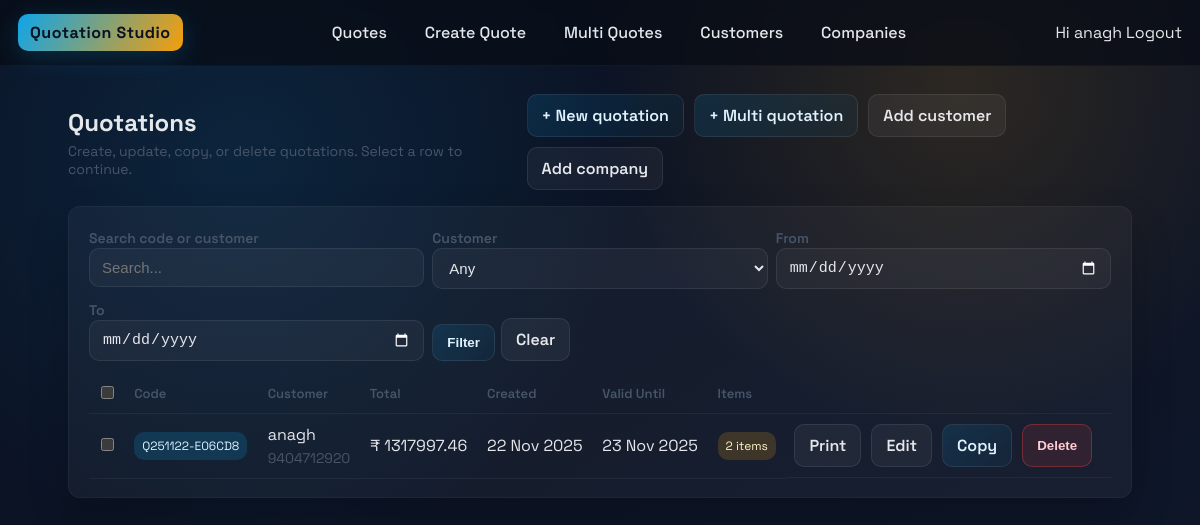
Page / (signed in) on the earlier database version.
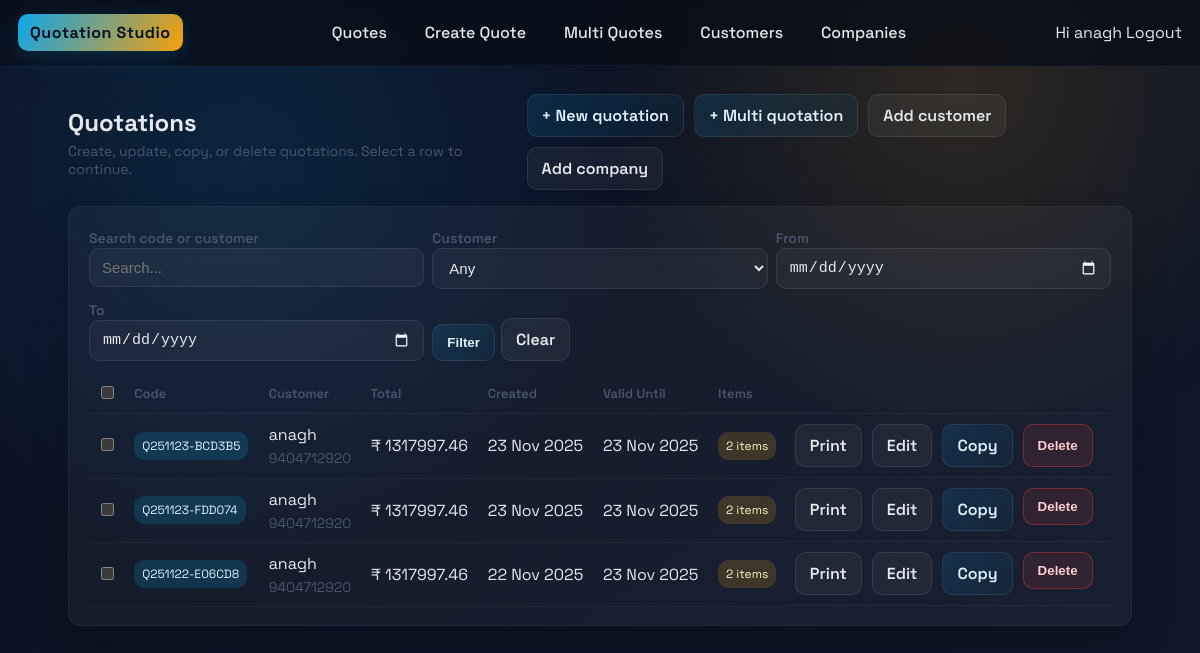
Same page on the later database version.
### quotation_models/models.py (models this page shows, shortened)
class Quotation(models.Model):
    code = models.CharField(max_length=40, unique=True)
    buyer = models.ForeignKey(Buyer, on_delete=models.PROTECT)
    created_by = models.ForeignKey(User, on_delete=models.PROTECT)
    notes = models.TextField(blank=True, default="")
    include_gst = models.BooleanField(default=True)
    currency = models.CharField(max_length=8, default="INR")
    created_at = models.DateTimeField(auto_now_add=True)
    valid_until = models.DateTimeField(null=True, blank=True)
    subtotal = models.DecimalField(max_digits=12, decimal_places=2, default=0)
    tax = models.DecimalField(max_digits=12, decimal_places=2, default=0)
    total = models.DecimalField(max_digits=12, decimal_places=2, default=0)
    class Meta:
        app_label = "quotation_models"

class Buyer(models.Model):
    name = models.CharField(max_length=200)
    phone = models.CharField(max_length=50, blank=True, default="")
    email = models.EmailField(blank=True, null=True)
    address = models.TextField(blank=True, default="")
    gstin = models.CharField(max_length=32, blank=True, default="")
    class Meta:
        app_label = "quotation_models"

### quotations/views.py (the view)
# urls.py: path("", views.quotation_list, name="list"),
@login_required
def quotation_list(request):
    qs = Quotation.objects.filter(created_by=request.user).select_related("buyer").prefetch_related("items").order_by("-created_at")
    q = request.GET.get("q", "").strip()
    buyer_id = request.GET.get("buyer", "").strip()
    date_from = request.GET.get("from", "").strip()
    date_to = request.GET.get("to", "").strip()
    if q:
        qs = qs.filter(code__icontains=q) | qs.filter(buyer__name__icontains=q)
    if buyer_id:
        qs = qs.filter(buyer_id=buyer_id)
    if date_from:
        qs = qs.filter(created_at__date__gte=date_from)
    if date_to:
        qs = qs.filter(created_at__date__lte=date_to)
    buyers = Buyer.objects.order_by("name")
    quotes = qs
    return render(
        request,
        "quotations/quotation_list.html",
        {
            "quotes": quotes,
            "buyers": buyers,
            "q": q,
            "buyer_id": buyer_id,
            "date_from": date_from,
            "date_to": date_to,
        },
    )

### templates/quotations/quotation_list.html (shortened to what this page needs)
{% extends "base.html" %}
{% block content %}
<div class="page-header">
    <div>
        <h1 class="page-title">Quotations</h1>
        <p class="page-subtitle">Create, update, copy, or delete quotations. Select a row to continue.</p>
    </div>
    <div class="actions">
        <a class="btn" href="{% url 'quotations:create' %}">+ New quotation</a>
        <a class="btn" href="{% url 'quotations:multi_create' %}">+ Multi quotation</a>
        <a class="btn-secondary btn" href="{% url 'quotations:buyer_create' %}">Add customer</a>
        <a class="btn-secondary btn" href="{% url 'quotations:company_create' %}">Add company</a>
    </div>
</div>
<div class="panel">
    <form method="get" class="dual" style="margin-bottom:12px; gap:8px;">
        <div>
            <label class="page-subtitle">Search code or customer</label>
            <input type="text" name="q" value="{{ q }}" placeholder="Search..." />
        </div>
        <div>
            <label class="page-subtitle">Customer</label>
            <select name="buyer">
                <option value="">Any</option>
            </select>
        </div>
        <div>
            <label class="page-subtitle">From</label>
            <input type="date" name="from" value="{{ date_from }}">
        </div>
        <div>
            <label class="page-subtitle">To</label>
            <input type="date" name="to" value="{{ date_to }}">
        </div>
        <div style="display:flex; align-items:flex-end; gap:6px;">
            <button class="btn" type="submit">Filter</button>
            <a class="btn-secondary btn" href="{% url 'quotations:list' %}">Clear</a>
        </div>
    </form>
    {% if quotes %}
    <form id="multi-edit-form" method="get" action="{% url 'quotations:multi_edit' %}">
        <table class="table">
            <thead>
                <tr>
                    <th><input type="checkbox" id="select-all"></th>
                    <th>Code</th>
                    <th>Customer</th>
                    <th>Total</th>
                    <th>Created</th>
                    <th>Valid Until</th>
                    <th>Items</th>
                    <th></th>
                </tr>
            </thead>
            <tbody>
                {% for q in quotes %}
                <tr>
                    <td><input type="checkbox" name="ids" value="{{ q.id }}" class="quote-checkbox"></td>
                    <td><span class="tag accent">{{ q.code }}</span></td>
                    <td>
                        <div>{{ q.buyer.name }}</div>
                        <div class="page-subtitle">{{ q.buyer.phone|default:"" }}</div>
                    </td>
                    <td class="amount-cell">₹ {{ q.total }}</td>
                    <td>{{ q.created_at|date:"d M Y" }}</td>
                    <td>{{ q.valid_until|date:"d M Y" }}</td>
                    {% with item_count=q.items.all|length %}
                    <td><span class="tag amber">{{ item_count }} item{{ item_count|pluralize }}</span></td>
                    {% endwith %}
                    <td class="actions">
                        <a class="btn-secondary btn" href="{% url 'quotations:print' q.id %}" target="_blank">Print</a>
                        <a class="btn-secondary btn" href="{% url 'quotations:edit' q.id %}">Edit</a>
                        <a class="btn btn" href="{% url 'quotations:copy' q.id %}">Copy</a>
                        <form method="post" action="{% url 'quotations:delete' q.id %}" style="display:inline" onsubmit="return confirm('Delete this quotation?');">
                            <button class="btn btn-danger" type="submit">Delete</button>
                        </form>
                    </td>
                </tr>
                {% endfor %}
            </tbody>
        </table>
    </form>
    {% else %}
    <div class="empty">
        No quotations yet. Create your first one to get started.
    </div>
    {% endif %}
</div>
{% endblock %}

### templates/base.html (shortened to what this page needs)
{% load static %}
<!DOCTYPE html>
<html lang="en">
<head>
    <link rel="stylesheet" href="{% static 'quotations.css' %}">
</head>
<body>
    <header class="topbar">
        <a class="brand" href="{% url 'quotations:list' %}">Quotation Studio</a>
        <nav class="nav-links">
            <a href="{% url 'quotations:list' %}">Quotes</a>
            <a href="{% url 'quotations:create' %}">Create Quote</a>
            <a href="{% url 'quotations:multi_create' %}">Multi Quotes</a>
            <a href="{% url 'quotations:buyer_list' %}">Customers</a>
            <a href="{% url 'quotations:company_list' %}">Companies</a>
        </nav>
        <div class="user-info">
            {% if user.is_authenticated %}
                <span>Hi {{ user.username }}</span>
                <a href="{% url 'logout' %}">Logout</a>
            {% else %}
                <a href="{% url 'login' %}">Login</a>
            {% endif %}
        </div>
    </header>
    <main class="page-shell">
        {% block content %}{% endblock %}
    </main>
</body>
</html>

### static/quotations.css (style rules this page uses)
:root { --ink: #0f172a; --muted: #475569; --line: #1f2937; --surface: #0b1224; --panel: rgba(255, 255, 255, 0.04); --accent: #0ea5e9; --accent-2: #f59e0b; --success: #22c55e; --danger: #ef4444; --radius: 12px; color-scheme: dark; }
* { box-sizing: border-box; }
body { margin: 0; font-family: 'Space Grotesk', 'Chivo', sans-serif; background: radial-gradient(circle at 20% 20%, rgba(14,165,233,0.12), transparent 35%), radial-gradient(circle at 80% 10%, rgba(245,158,11,0.14), transparent 30%), linear-gradient(145deg, #0b1224, #0b1324 35%, #0f172a); color: #e5e7eb; min-height: 100vh; }
a { color: inherit; text-decoration: none; }
.topbar { display: flex; justify-content: space-between; align-items: center; padding: 14px 18px; border-bottom: 1px solid #111827; background: rgba(8, 12, 22, 0.75); backdrop-filter: blur(6px); position: sticky; top: 0; z-index: 10; }
.brand { font-weight: 700; letter-spacing: 0.5px; padding: 8px 12px; border-radius: 10px; background: linear-gradient(120deg, var(--accent), var(--accent-2)); color: #0b1224; box-shadow: 0 6px 24px rgba(14,165,233,0.2); }
.nav-links { display: flex; gap: 14px; font-weight: 500; }
.nav-links a { padding: 8px 12px; border-radius: 10px; transition: background 0.2s ease, color 0.2s ease; }
.page-shell { padding: 28px 18px 48px; max-width: 1100px; margin: 0 auto; }
.panel { background: var(--panel); border: 1px solid rgba(255,255,255,0.04); border-radius: var(--radius); box-shadow: 0 18px 40px rgba(0,0,0,0.2); padding: 18px 20px; }
.page-header { display: flex; justify-content: space-between; align-items: center; margin-bottom: 16px; gap: 12px; }
.page-title { font-size: 24px; font-weight: 700; margin: 0; }
.page-subtitle { color: var(--muted); margin: 4px 0 0 0; font-size: 14px; }
.btn { display: inline-flex; align-items: center; gap: 6px; padding: 10px 14px; border-radius: 10px; border: 1px solid rgba(255,255,255,0.08); background: linear-gradient(135deg, rgba(14,165,233,0.14), rgba(14,165,233,0.05)); color: #e0f2fe; cursor: pointer; font-weight: 600; transition: transform 0.08s ease, box-shadow 0.2s ease, border-color 0.2s ease; }
.btn-secondary { background: rgba(255,255,255,0.05); color: #e5e7eb; }
.btn-danger { background: rgba(239, 68, 68, 0.12); color: #fecdd3; border-color: rgba(239,68,68,0.35); }
.table { width: 100%; border-collapse: collapse; border-spacing: 0; margin-top: 6px; }
.table th, .table td { padding: 10px 8px; border-bottom: 1px solid rgba(255,255,255,0.05); }
.table th { text-align: left; color: var(--muted); font-weight: 600; font-size: 13px; }
.tag { display: inline-flex; align-items: center; gap: 6px; font-size: 12px; padding: 6px 8px; border-radius: 10px; background: rgba(255,255,255,0.05); color: #cbd5e1; }
.tag.accent { background: rgba(14,165,233,0.18); color: #e0f2fe; }
.tag.amber { background: rgba(245,158,11,0.18); color: #fef3c7; }
form label { font-weight: 600; color: #cbd5e1; margin-bottom: 6px; display: inline-block; }
input[type="text"], input[type="email"], input[type="number"], input[type="date"], input[type="password"], textarea, select { width: 100%; background: rgba(255,255,255,0.04); border: 1px solid rgba(255,255,255,0.08); color: #e5e7eb; border-radius: 10px; padding: 10px 12px; font-size: 15px; }
.dual { display: grid; grid-template-columns: repeat(auto-fit, minmax(260px, 1fr)); gap: 14px; }
.actions { display: flex; gap: 10px; flex-wrap: wrap; }

Differences in the rows shown:
added Quotation: code "Q251123-BCD3B5", buyer.name "anagh", buyer.phone "9404712920", total "1317997.46", created_at "23 Nov 2025", valid_until "23 Nov 2025", items "2"
added Quotation: code "Q251123-FDD074", buyer.name "anagh", buyer.phone "9404712920", total "1317997.46", created_at "23 Nov 2025", valid_until "23 Nov 2025", items "2"
